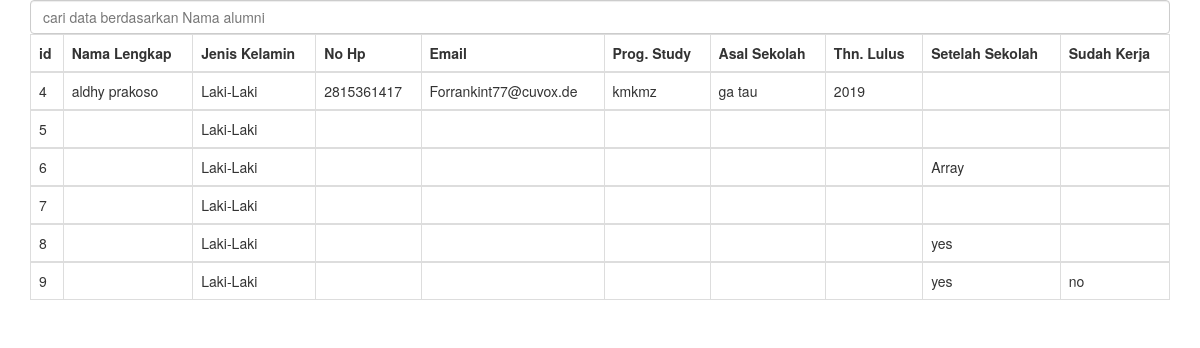
The page /cari.php on the database its author committed.
### tables this page shows
CREATE TABLE `form` (
  `id` int(11) NOT NULL,
  `nama_lengkap` text,
  `jenis_kelamin` enum('Laki-Laki','Perempuan') DEFAULT NULL,
  `asal_sekolah` varchar(100) DEFAULT NULL,
  `provinsi` text,
  `kabupaten` text,
  `tempat_lahir` text,
  `tgl_lahir` date DEFAULT NULL,
  `no_hp` varchar(14) DEFAULT NULL,
  `alamat_email` varchar(100) DEFAULT NULL,
  `tahun_lulus` varchar(5) DEFAULT NULL,
  `prog_study` text,
  `after_lulus` text,
  `where_study` varchar(500) DEFAULT NULL,
  `alasan_study` varchar(500) DEFAULT NULL,
  `where_study_work` varchar(500) DEFAULT NULL,
  `sudah_bekerja` text NOT NULL,
  `nama_instansi` varchar(250) DEFAULT NULL,
  `alamat_perusahaan` varchar(250) DEFAULT NULL,
  `jabatan` text,
  `where_you_get` text,
  `sesuai` text,
  `puas` text,
  `berhubungan` text
);

### cari.php (the view, shortened to what this page needs)
<?php
include "./assets/configuration/konek.php";
?>
<!DOCTYPE html>
<html>
<head>
        <link rel="stylesheet" type="text/css" href="./assets/css/bootstrap.css">
</head>
<body>
<div class="container">
<form action="" method="get">
    <input type="text" class="form-control" name="cari" placeholder="cari data berdasarkan Nama alumni">
</form>
<table class="table table-bordered">
        <thead>
                <tr>
                        <th>id</th>
                        <th>Nama Lengkap</th>
                        <th>Jenis Kelamin</th>
                        <th>No Hp</th>
                        <th>Email</th>
                        <th>Prog. Study</th>
                        <th>Asal Sekolah</th>
                        <th>Thn. Lulus</th>
                        <th>Setelah Sekolah</th>
                        <th>Sudah Kerja</th>
                </tr>
        </thead>
<?php
        if(isset($_GET['cari'])){
              $cari = $_GET['cari'];
              $data = "select * from form where nama_lengkap like '%".$cari."%'";
              $data1 = $konek->query($data);
              $p = mysqli_fetch_array($data1);
                if ($p == TRUE) {
                  ?>
                    <tbody>
                        <tr>
                          <td><?php echo $p['0']; ?></td>
                          <td><?php echo $p['1']; ?></td>
                          <td><?php echo $p['2']; ?></td>
                          <td><?php echo $p['3']; ?></td>
                          <td><?php echo $p['4']; ?></td>
                          <td><?php echo $p['5']; ?></td>
                          <td><?php echo $p['6']; ?></td>
                          <td><?php echo $p['7']; ?></td>
                          <td><?php echo $p['8']; ?></td>
                          <td><?php echo $p['9']; ?></td>
                          <td><?php echo $p['10']; ?></td>
                        </tr>
                      </tbody>
                  <?php
                }else{
                  ?>
                    <tr>
                      <td>Data tidak ditemukan.</td>
                    </tr>
                  <?php
                }
        }else{
                $quer = "select * from form";
                $query = $konek->query($quer);
                while ($t = mysqli_fetch_array($query)) {
                ?>
                <tbody>
                        <td><?php echo $t['id']; ?></td>
                        <td><?php echo $t['nama_lengkap']; ?></td>
                        <td><?php echo $t['jenis_kelamin']; ?></td>
                        <td><?php echo $t['no_hp']; ?></td>
                        <td><?php echo $t['alamat_email']; ?></td>
                        <td><?php echo $t['prog_study']; ?></td>
                        <td><?php echo $t['asal_sekolah']; ?></td>
                        <td><?php echo $t['tahun_lulus']; ?></td>
                        <td><?php echo $t['after_lulus']; ?></td>
                        <td><?php echo $t['sudah_bekerja'];?></td>
                </tbody>
                <?php
                }
        }
 ?>
</table>
</div>
</body>
</html>

### rows shown on the page
form: id "4", nama_lengkap "aldhy prakoso", jenis_kelamin "Laki-Laki", no_hp "2815361417", alamat_email "Forrankint77@cuvox.de", prog_study "kmkmz", asal_sekolah "ga tau", tahun_lulus "2019"
form: id "5", jenis_kelamin "Laki-Laki"
form: id "6", jenis_kelamin "Laki-Laki", after_lulus "Array"
form: id "7", jenis_kelamin "Laki-Laki"
form: id "8", jenis_kelamin "Laki-Laki", after_lulus "yes"
form: id "9", jenis_kelamin "Laki-Laki", after_lulus "yes", sudah_bekerja "no"
